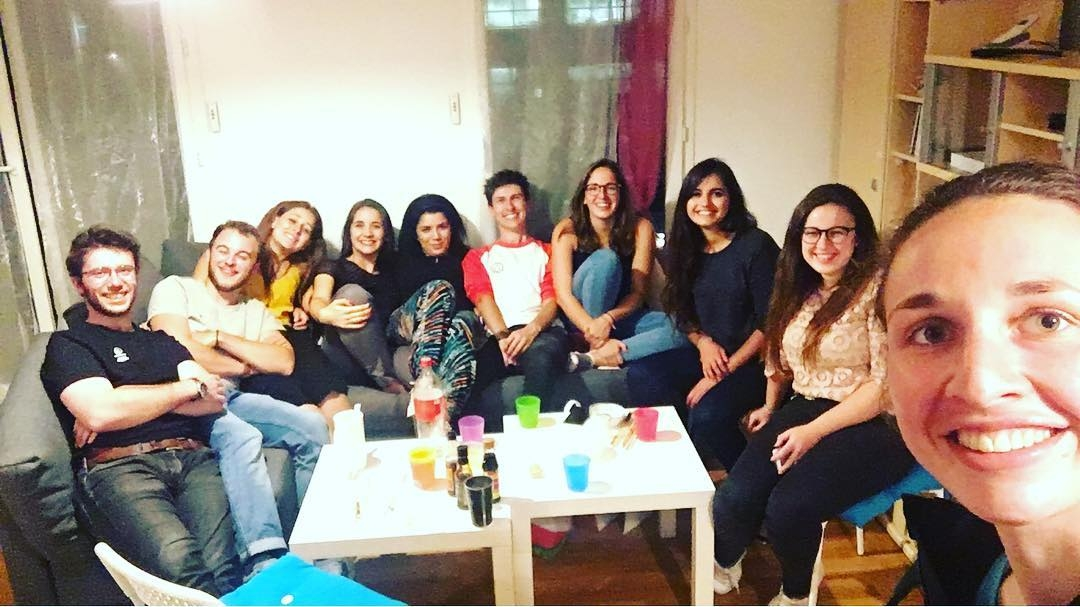
#> input picture computer-vision/images/hajar.jpg, 1080 x 607 px, given in place of the camera
$ python smile-detection.py   (older library calls are emulated)
#> lines starting #> are read from the running program, lines starting #| are printed output that depends on the picture
import cv2
import numpy as np
import sys

facePath = "haarcascade_frontalface_default.xml"
smilePath = "haarcascade_smile.xml"
faceCascade = cv2.CascadeClassifier(facePath)
smileCascade = cv2.CascadeClassifier(smilePath)


fgbg = cv2.createBackgroundSubtractorMOG2()
kernel = cv2.getStructuringElement(cv2.MORPH_ELLIPSE,(3,3))

cap = cv2.VideoCapture(0)
cap.set(3,640)
cap.set(4,480)

# fourcc = cv2.VideoWriter_fourcc(*'XVID')
# out = cv2.VideoWriter('output.avi',fourcc, 20.0, (640,480))

sF = 1.05

while True:

    ret, frame = cap.read() # Capture frame-by-frame
#> frame is the input picture: shape (607, 1080, 3); mean B, G, R 125.6, 139.9, 154.8
    img = frame
    gray = cv2.cvtColor(frame, cv2.COLOR_BGR2GRAY)
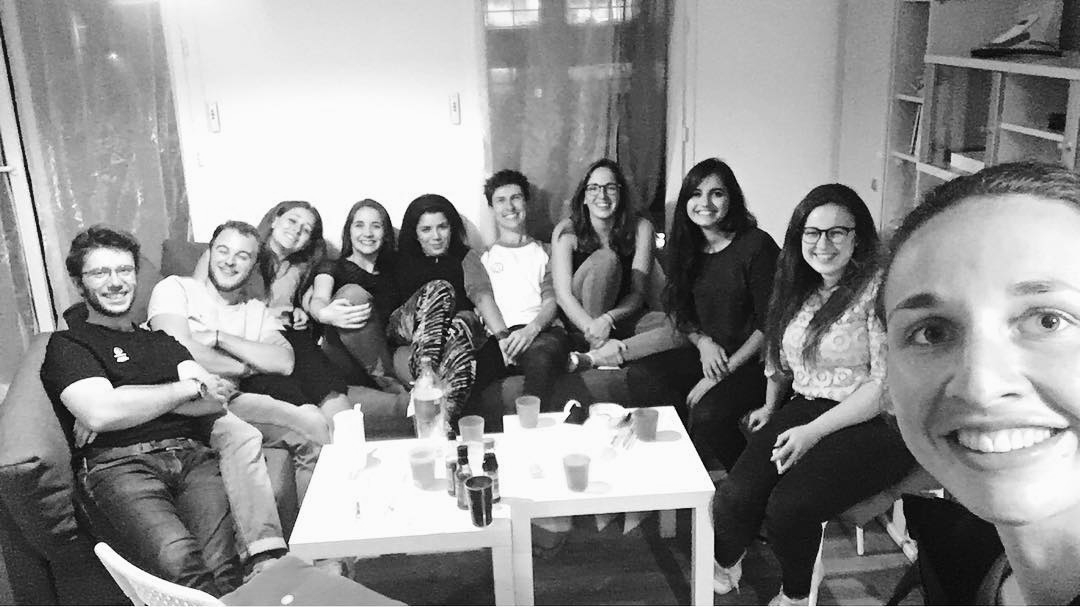
#> gray: shape (607, 1080); min 0, max 255, mean 142.7

    faces = faceCascade.detectMultiScale(
        gray,
        scaleFactor= sF,
        minNeighbors=8,
        minSize=(55, 55),
        flags=cv2.CASCADE_SCALE_IMAGE
    )
#> faces = [[574, 165, 57, 57], [677, 170, 60, 60], [481, 176, 56, 56], [340, 204, 56, 56], [406, 206, 57, 57], [793, 206, 68, 68], [202, 229, 58, 58], [80, 246, 65, 65]]
    # ---- Draw a rectangle around the faces

    for (x, y, w, h) in faces:
        # cv2.rectangle(frame, (x, y), (x+w, y+h), (0, 0, 255), 2) # all face
        # cv2.circle(frame, (x+w//2, y+h//2), 5, (0, 0, 255), -1) # center of face
        # # cv2.circle(frame, (x+w//2, y+h), 5, (0, 0, 255), -1) # center of face


        # dst = cv2.cornerHarris(gray,2,3,0.04)

        fgmask = fgbg.apply(frame)
        fgmask = cv2.morphologyEx(fgmask, cv2.MORPH_OPEN, kernel)

        edges = cv2.Canny(fgmask,200,255)

        # roi_gray = gray[y:y+h, x:x+w]
        # roi_color = frame[y:y+h, x:x+w]

#> (the run stopped early here; a loop or call above may not have finished)
